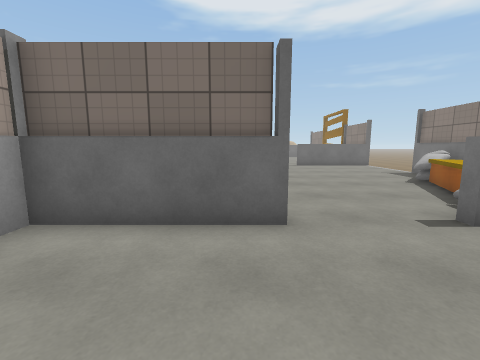
view 1 (above)

16 first-person views from a walk through a Unity game level. The camera is 1.3 m above the floor, tilts 8° down and sees 90° across. Doors are open. The floor is counted in squares, 1 m on a side. Each view is taken from the middle of a square. On the plan, view 1 faces up. The plan holds only what a view shows up to about 12 squares ahead; the rest is blank. The place goes on beyond the plan. The player character is not drawn. Some animated figures are left out. Surface patterns are stand-ins for the level's own textures.

view 2
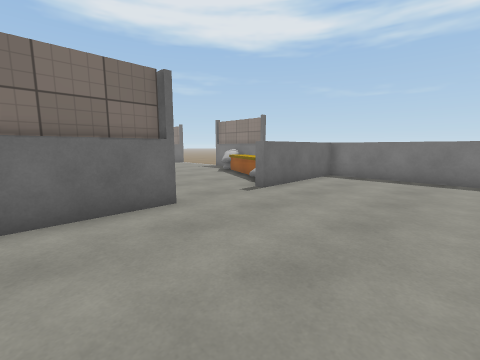

view 3
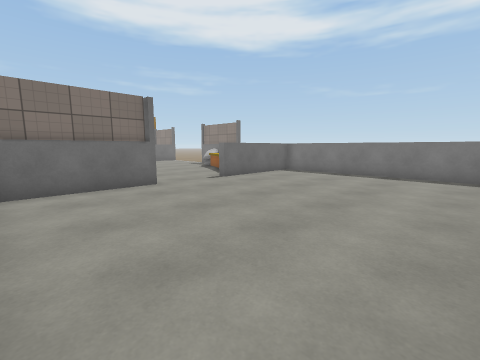

view 4
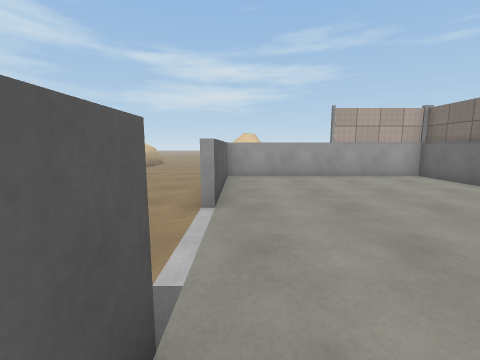

view 5
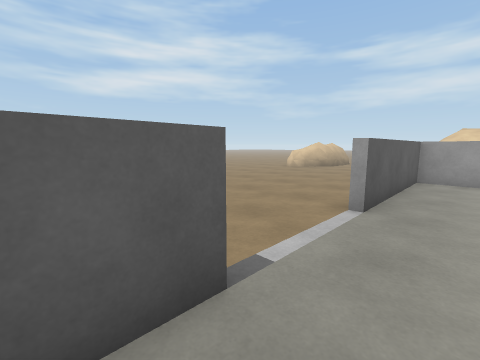

view 6
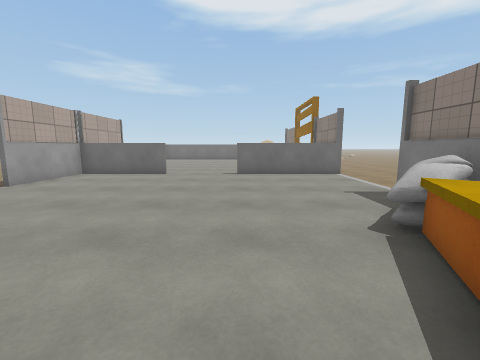

view 7
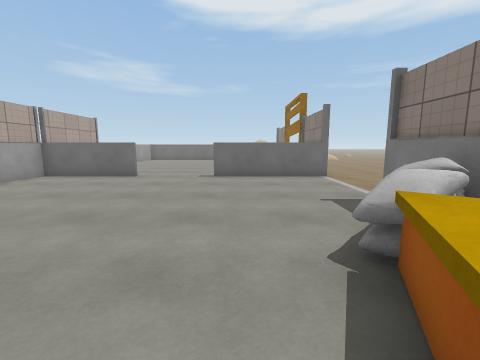

view 8
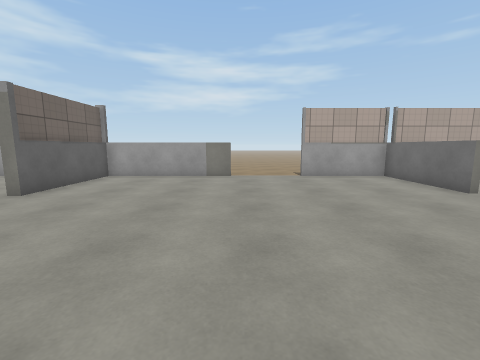

view 9
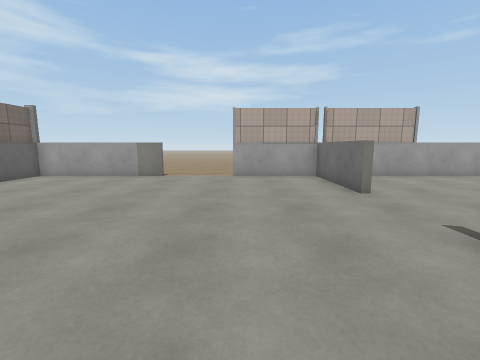

view 10
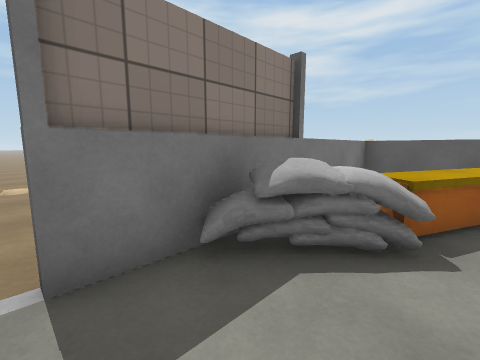

view 11
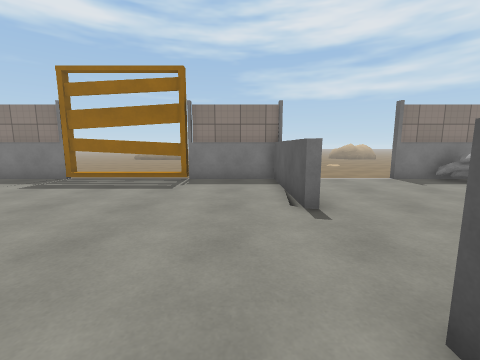

view 12
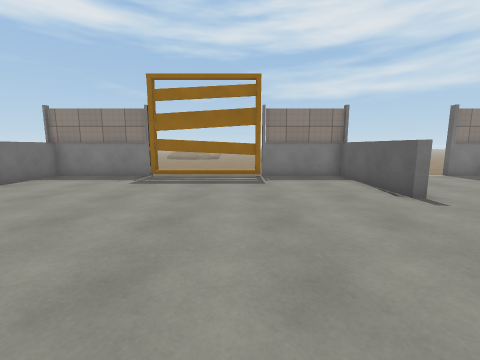

view 13
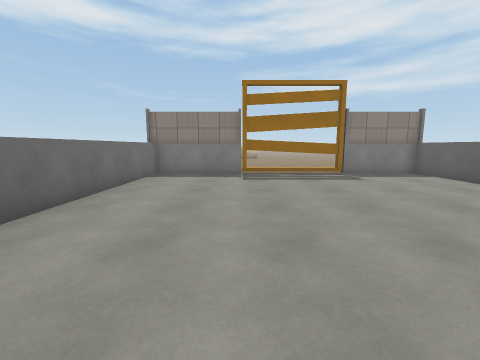

view 14
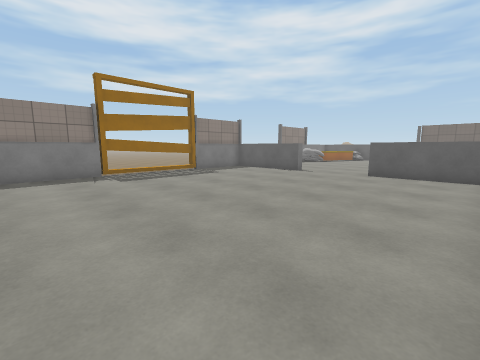

view 15
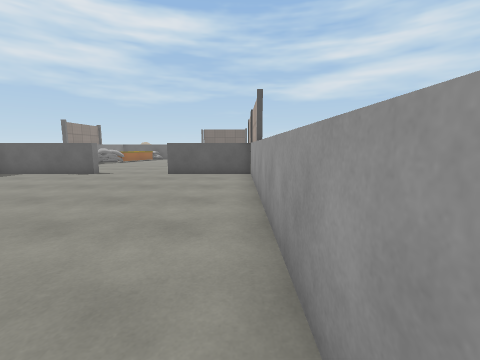

view 16
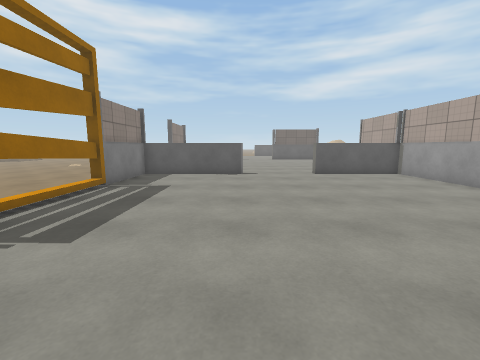

### Floor plan
Ten units are one square. View 1 is at (0, 0); x grows to the right and y downward. Boxes are objects, and circles mark ways between rooms. Rooms are numbered by the first view taken in them; rooms with no view inside come last. Other rooms are left out.
<svg viewBox="-43 -300 138 355">
<path fill="none" stroke="#000" d="M8 -38 -36 -38M8 -40 -35 -40M56 45 71 45M-35 -39 -35 45 21 45M85 41 85 -38 38 -38M38 -38 38 -42M-35 -96 -35 -39M60 -42 85 -42 85 -119M5 -164 -35 -164 -35 -126M89 -164 39 -164M-35 -40 5 -40M-38 -42 8 -42 8 -40M39 -166 88 -166M-35 -276 -35 -166 4 -166 5 -164M86 -290 9 -290M85 -162 85 -295"/>
<rect x="55" y="-85" width="20" height="30" fill="#bbb"><title>other object</title></rect>
<rect x="65" y="-95" width="10" height="20" fill="#bbb"><title>sandbag</title></rect>
<rect x="75" y="-95" width="10" height="10" fill="#bbb"><title>sandbag</title></rect>
<rect x="75" y="-105" width="10" height="10" fill="#bbb"><title>sandbag</title></rect>
<circle cx="20" cy="-30" r="3" fill="#2a7"/>
<circle cx="20" cy="-160" r="3" fill="#2a7"/>
<text x="20" y="0">1</text>
<text x="30" y="-100">2</text>
<text x="20" y="-230">3</text>
</svg>
Room 1 opens to room 2. Room 2 opens to room 3.

Where each view was taken, in squares from view 1:
view 1: 0 up, 0 right, facing up
view 2: 1 down, 2 left, facing up-right
view 3: 4 down, 3 left, facing up-right
view 4: 4 down, 7 right, facing left
view 5: 3 down, 7 right, facing down-left
view 6: 5 up, 4 right, facing up
view 7: 6 up, 5 right, facing up
view 8: 10 up, 7 right, facing left
view 9: 13 up, 7 right, facing left
view 10: 12 up, 6 right, facing down-right
view 11: 18 up, 1 left, facing right
view 12: 21 up, 2 left, facing right
view 13: 25 up, 3 left, facing right
view 14: 28 up, 3 left, facing down-right
view 15: 28 up, 3 left, facing down
view 16: 28 up, 4 right, facing down
